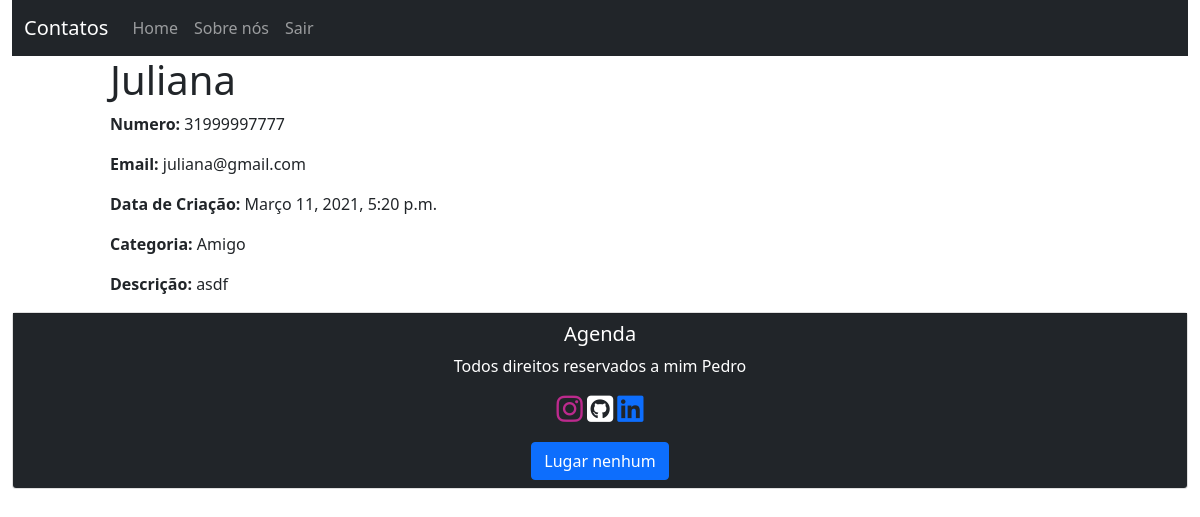
Page /contact/13 (signed in) on the committed database.
### contacts/models.py (models this page shows, shortened)
class Contact(models.Model):
    name = models.CharField(max_length=100)
    number = models.IntegerField()
    email = models.CharField(max_length=70, blank=True)
    creation_data = models.DateTimeField(default=timezone.now)
    description = models.TextField(blank=True)
    category = models.CharField(max_length=100, blank=True)
    user = models.ForeignKey(get_user_model(), on_delete=models.CASCADE)

### contacts/views.py (the view)
# urls.py: path('contact/<int:id>', views.contactsViews, name='contacts-views'),
@login_required
def contactsViews(request, id):
    contact = get_object_or_404(Contact, pk=id)
    return render(request, 'contacts/contacts.html', {'contact': contact})

### contacts/templates/contacts/contacts.html (shortened to what this page needs)
{% extends 'base.html' %}
{% block content %}
    <div class="offset-1 col-10 list-div">
        <h1>{{contact.name}}</h1>
        <p> <strong>Numero: </strong> {{contact.number}}</p>
        <p> <strong>Email: </strong>{{contact.email}}</p>
        <p> <strong>Data de Criação:</strong> {{contact.creation_data}}</p>
        <p> <strong>Categoria:</strong> {{contact.category}}</p>
        <p> <strong>Descrição:</strong> {{contact.description}}</p>
    </div>
{% endblock %}

### rows in the picture
Contact: name "Juliana", number "31999997777", email "juliana@gmail.com", creation_data "Março 11, 2021, 5:20 p.m.", category "Amigo", description "asdf"
